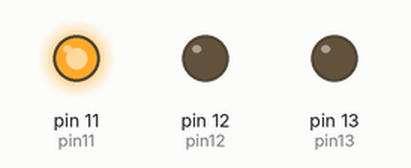
Recording of a sketch running on a simulated Arduino Uno, built with avr-gcc and run on an emulated ATmega328P. Parts: output pins drawn as LEDs (lit = HIGH).

Above: at 0.5 s.
At 2.5 s:
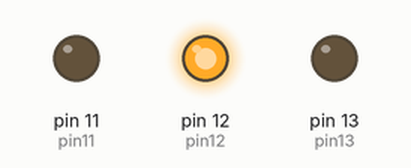
At 4.5 s:
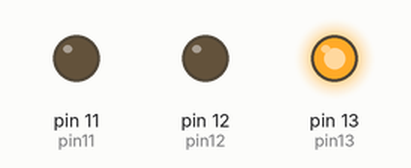
At 5.5 s:
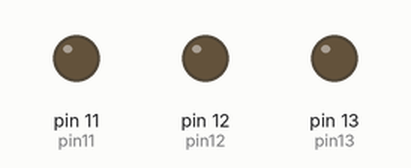
Timing chart, 0 to 7.8 s (numbered marks = the images above):
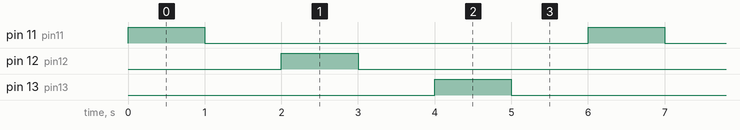

The sketch:

Exercise_1_2.ino
```cpp
const int pin11= 11;
const int pin12= 12;
const int pin13= 13;
// the setup function runs once when you press reset or power the board
void setup() {
  // initialize digital pin LED_BUILTIN as an output.
  pinMode(pin11, OUTPUT);
  pinMode(pin12, OUTPUT);
  pinMode(pin13, OUTPUT);
}

// the loop function runs over and over again forever
void loop() {
  digitalWrite(pin11, HIGH);  // turn the LED on (HIGH is the voltage level)
  delay(1000);                      // wait for a second
  digitalWrite(pin11, LOW);   // turn the LED off by making the voltage LOW
  delay(1000);                      // wait for a second

  digitalWrite(pin12, HIGH);  // turn the LED on (HIGH is the voltage level)
  delay(1000);                      // wait for a second
  digitalWrite(pin12, LOW);   // turn the LED off by making the voltage LOW
  delay(1000);                      // wait for a second

  digitalWrite(pin13, HIGH);  // turn the LED on (HIGH is the voltage level)
  delay(1000);                      // wait for a second
  digitalWrite(pin13, LOW);   // turn the LED off by making the voltage LOW
  delay(1000);                      // wait for a second
}
```

Measured:
- by itself, pin 11 (pin11), pin 12 (pin12), pin 13 (pin13): alternates HIGH for 1.0 s and LOW for 5.0 s
- by itself, everything shown: repeats every 6.0 s, in 6 steps
